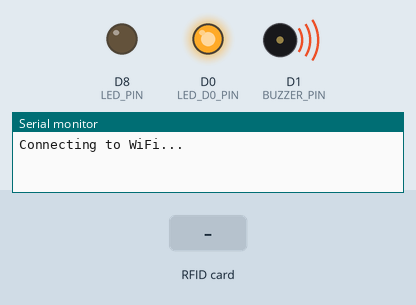
Simulated run of this sketch. Board: ESP8266 (NodeMCU). Shown: output pins drawn as LEDs (lit = HIGH), buzzer (waves = sounding, pin HIGH), the last lines printed to the serial monitor. The test bench sets the inputs (shaded band). WiFi joins after 1.5 s; servers stay silent unless stated; uploads are accepted with an empty reply.

Above: at 0.6 s.
At 4.5 s:
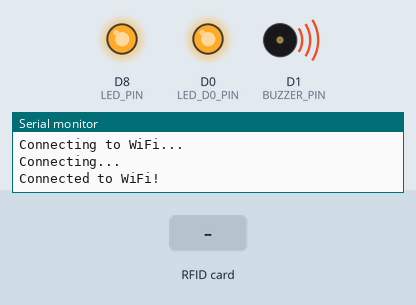
4.6 s: RFID card 5E 7A 19 C4 held to the reader
At 4.71 s:
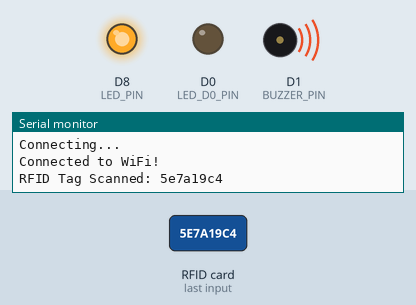
Timing chart, 0 to 7.6 s (numbered marks = the images above; inputs shaded):
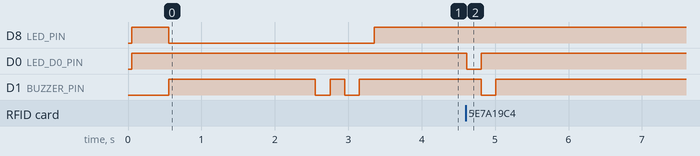

The sketch:

RFID.ino
```cpp
#include <ESP8266WiFi.h>
#include <SPI.h>
#include <MFRC522.h>
#include <ESP8266HTTPClient.h>
#include <WiFiClientSecure.h>

// WiFi Credentials
const char* ssid = "KTCM_Building6_2.4G";
const char* password = "1234ktcm";

// Google Apps Script Webhook URL
const char* googleScriptURL = "https://script.google.com/macros/s/AKfycbxTUOlX22ccp0SdzpXS_8ysbp86t2Dv2fKzvXNzIbl-HLX9iJjVYpybkm3q_H4WKr00YQ/exec";

// RFID Pin Configuration
#define RST_PIN D3
#define SS_PIN D4

// Buzzer and LED Pins
#define BUZZER_PIN D1
#define LED_PIN D8
#define LED_D0_PIN D0

MFRC522 rfid(SS_PIN, RST_PIN);

void setup() {
  Serial.begin(115200);
  SPI.begin();
  rfid.PCD_Init();

  pinMode(BUZZER_PIN, OUTPUT);
  digitalWrite(BUZZER_PIN, HIGH);
  pinMode(LED_PIN, OUTPUT);
  digitalWrite(LED_PIN, LOW);
  pinMode(LED_D0_PIN, OUTPUT);     // Initialize LED D0
  digitalWrite(LED_D0_PIN, HIGH);  // LED D0 on initially

  WiFi.begin(ssid, password);
  Serial.println("Connecting to WiFi...");
  while (WiFi.status() != WL_CONNECTED) {
    // Blink LED and sound buzzer in the pattern (on 0.5s, off 1s)
    digitalWrite(LED_PIN, HIGH);
    digitalWrite(BUZZER_PIN, LOW);
    delay(500);  // BUZZER and LED on for 0.5s
    digitalWrite(LED_PIN, LOW);
    digitalWrite(BUZZER_PIN, HIGH);
    delay(1000);  // BUZZER and LED off for 1s
    Serial.println("Connecting...");
  }

  digitalWrite(BUZZER_PIN, HIGH);
  delay(1000);
  digitalWrite(BUZZER_PIN, LOW);
  delay(200);
  digitalWrite(BUZZER_PIN, HIGH);
  delay(200);
  digitalWrite(BUZZER_PIN, LOW);
  delay(200);
  digitalWrite(BUZZER_PIN, HIGH);
  delay(200);
  Serial.println("Connected to WiFi!");
  digitalWrite(LED_PIN, HIGH);
}

void loop() {
  // Check card RFID
  if (!rfid.PICC_IsNewCardPresent()) return;
  if (!rfid.PICC_ReadCardSerial()) return;

  // Read UID and convert to String
  String uid = "";
  for (byte i = 0; i < rfid.uid.size; i++) {
    uid += String(rfid.uid.uidByte[i], HEX);
  }
  Serial.println("RFID Tag Scanned: " + uid);

  // Indicate scanning status using LED D0
  digitalWrite(LED_D0_PIN, LOW);   // Turn off LED D0
  delay(200);                      // Wait for 200ms
  digitalWrite(LED_D0_PIN, HIGH);  // Turn LED D0 back on

  // Buzzer on
  digitalWrite(BUZZER_PIN, LOW);
  delay(200);
  digitalWrite(BUZZER_PIN, HIGH);

  // Check WiFi connection
  if (WiFi.status() == WL_CONNECTED) {
    WiFiClientSecure client;
    client.setInsecure();
    HTTPClient http;

    // Prepare data POST
    String postData = "uid=" + uid;

    // POST data to Google Apps Script
    http.begin(client, googleScriptURL);
    http.addHeader("Content-Type", "application/x-www-form-urlencoded");

    int httpResponseCode = http.POST(postData);

    Serial.print("HTTP Response Code: ");
    Serial.println(httpResponseCode);

    if (httpResponseCode > 0) {
      String response = http.getString();
      Serial.println("Response from server: " + response);
    } else {
      Serial.println("Error sending data. HTTP Response code: " + String(httpResponseCode));
    }
    http.end();
  }

  // Stop RFID
  rfid.PICC_HaltA();
}
```

Measured:
- after the input at 4.6 s, D0 (LED_D0_PIN): HIGH → LOW at once, → HIGH 0.20 s later; D1 (BUZZER_PIN): HIGH → LOW after 0.21 s, → HIGH 0.20 s later
